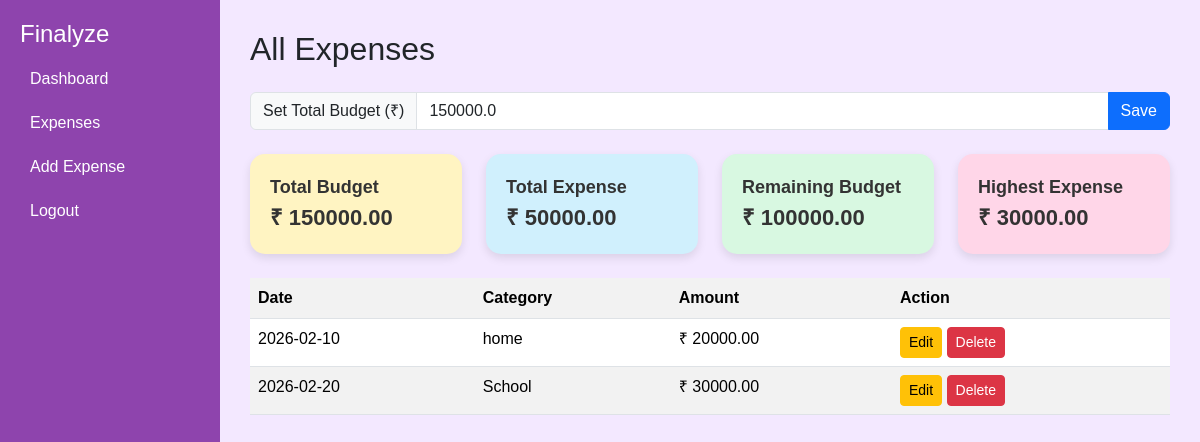
/expenses (signed in), run on an earlier commit of the app's database.
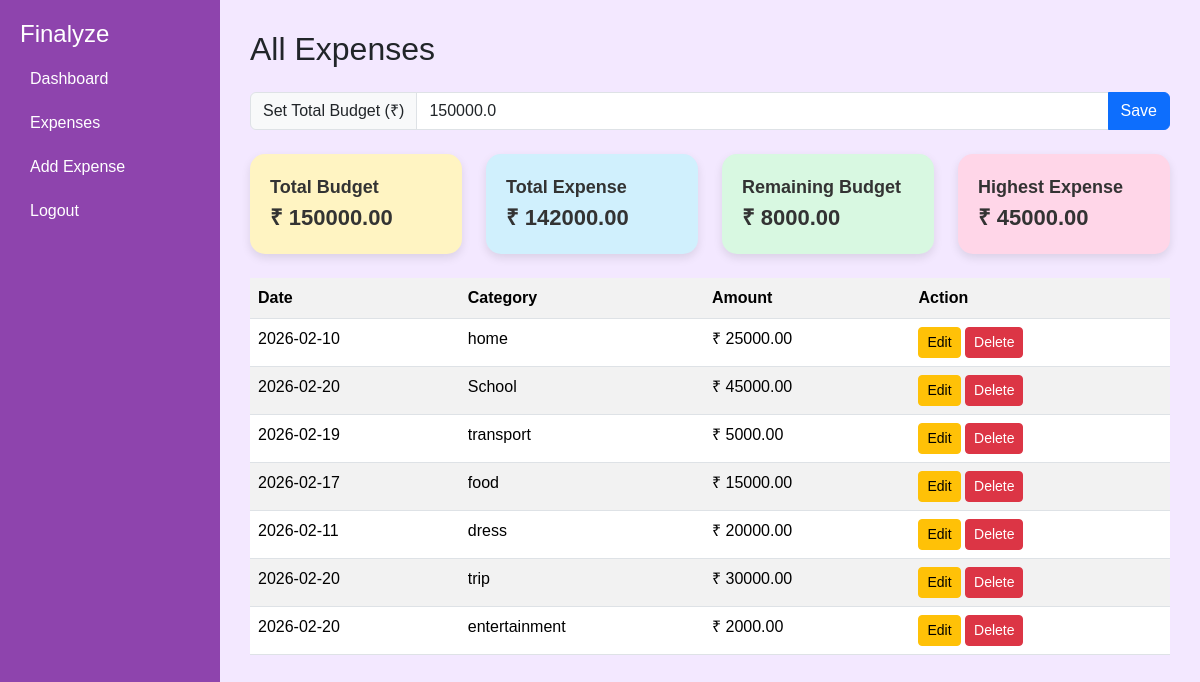
And on a later commit of the database.
### tables this page shows
CREATE TABLE users (
            id INTEGER PRIMARY KEY AUTOINCREMENT,
            username TEXT UNIQUE NOT NULL,
            password TEXT NOT NULL
        );

CREATE TABLE expenses (
            id INTEGER PRIMARY KEY AUTOINCREMENT,
            user_id INTEGER,
            date TEXT,
            category TEXT,
            description TEXT,
            amount REAL,
            FOREIGN KEY(user_id) REFERENCES users(id)
        );

### app.py (the view, shortened to what this page needs)
@app.route("/expenses", methods=["GET", "POST"])
def expenses_page():
    if "user_id" not in session:
        return redirect("/login")
    conn = get_db()
    c = conn.cursor()
    c.execute("SELECT * FROM expenses WHERE user_id=?", (session["user_id"],))
    expenses = c.fetchall()
    c.execute("SELECT budget FROM users WHERE id=?", (session["user_id"],))
    row = c.fetchone()
    total_budget = row["budget"] if row and row["budget"] else 150000
    conn.close()
    total_expense = sum(float(e["amount"]) for e in expenses)
    highest_expense = max([float(e["amount"]) for e in expenses], default=0)
    remaining_expense = total_budget - total_expense
    return render_template(
        "expenses.html",
        expenses=expenses,
        total_budget=total_budget,
        total_expense=total_expense,
        highest_expense=highest_expense,
        remaining_expense=remaining_expense
    )

### app.py (called while the page is built)
def get_db():
    conn = sqlite3.connect(DB_PATH)
    conn.row_factory = sqlite3.Row
    return conn

### templates/expenses.html (shortened to what this page needs)
<!DOCTYPE html>
<html>
<head>
<link href="https://cdn.jsdelivr.net/npm/bootstrap@5.3.2/dist/css/bootstrap.min.css" rel="stylesheet">
</head>
<body>
<div id="wrapper">
<div id="sidebar">
<h4>Finalyze</h4>
<a href="/dashboard">Dashboard</a>
<a href="/expenses">Expenses</a>
<a href="/add">Add Expense</a>
<a href="/logout">Logout</a>
</div>
<div id="content">
<h2 class="mb-4">All Expenses</h2>
<form method="POST" class="mb-4">
    <div class="input-group">
        <span class="input-group-text">Set Total Budget (₹)</span>
        <input type="number" name="total_budget" class="form-control" placeholder="Enter your monthly budget" min="1" required value="{{ total_budget }}">
        <button type="submit" class="btn btn-primary">Save</button>
    </div>
</form>
<div class="row mb-4">
    <div class="col-md-3">
        <div class="summary-card pastel-yellow">
            <div class="card-title">Total Budget</div>
            <div class="card-value">
                ₹ {{ "%.2f"|format(total_budget) }}
            </div>
        </div>
    </div>
    <div class="col-md-3">
        <div class="summary-card pastel-blue">
            <div class="card-title">Total Expense</div>
            <div class="card-value">
                ₹ {{ "%.2f"|format(total_expense) }}
            </div>
        </div>
    </div>
    <div class="col-md-3">
        <div class="summary-card pastel-green">
            <div class="card-title">Remaining Budget</div>
            <div class="card-value">
                ₹ {{ "%.2f"|format(remaining_expense) }}
            </div>
        </div>
    </div>
    <div class="col-md-3">
        <div class="summary-card pastel-pink">
            <div class="card-title">Highest Expense</div>
            <div class="card-value">
                ₹ {{ "%.2f"|format(highest_expense) }}
            </div>
        </div>
    </div>
</div>
<table class="table table-striped">
<tr>
<th>Date</th>
<th>Category</th>
<th>Amount</th>
<th>Action</th>
</tr>
{% for e in expenses %}
<tr>
<td>{{ e.date }}</td>
<td>{{ e.category }}</td>
<td>₹ {{ "%.2f"|format(e.amount) }}</td>
<td>
<a href="/edit/{{ e.id }}" class="btn btn-warning btn-sm">Edit</a>
<a href="/delete/{{ e.id }}" class="btn btn-danger btn-sm">Delete</a>
</td>
</tr>
{% else %}
<tr><td colspan="4">No expenses yet</td></tr>
{% endfor %}
</table>
</div>
</div>
</body>
</html>

### templates/expenses.html (style rules this page uses)
body { margin:0; font-family:Arial; }
#wrapper { display:flex; min-height:100vh; }
#sidebar { width:220px; background:#8e44ad; color:white; padding:20px; }
#sidebar a { display:block; color:white; padding:10px; text-decoration:none; }
#content { flex:1; padding:30px; background:#f3e8ff; }
.summary-card { border-radius:15px; padding:20px; color:#333; font-weight:bold; box-shadow:0 4px 10px rgba(0,0,0,0.1); }
.pastel-blue { background:#d0f0fd; }
.pastel-green { background:#d8f8e1; }
.pastel-pink { background:#ffd6e8; }
.pastel-yellow { background:#fff4c2; }
.card-title { font-size:18px; }
.card-value { font-size:22px; }

What changed in the data, as far as the page shows it:
changed expenses "School": amount "30000.00" → "45000.00"
changed expenses "home": amount "20000.00" → "25000.00"
added expenses: date "2026-02-19", category "transport", amount "5000.00"
added expenses: date "2026-02-17", category "food", amount "15000.00"
added expenses: date "2026-02-11", category "dress", amount "20000.00"
added expenses: date "2026-02-20", category "trip", amount "30000.00"
added expenses: date "2026-02-20", category "entertainment", amount "2000.00"
Also different on the page:
{{ "%.2f"|format(total_expense) }}: "50000.00" → "142000.00"
{{ "%.2f"|format(remaining_expense) }}: "100000.00" → "8000.00"
